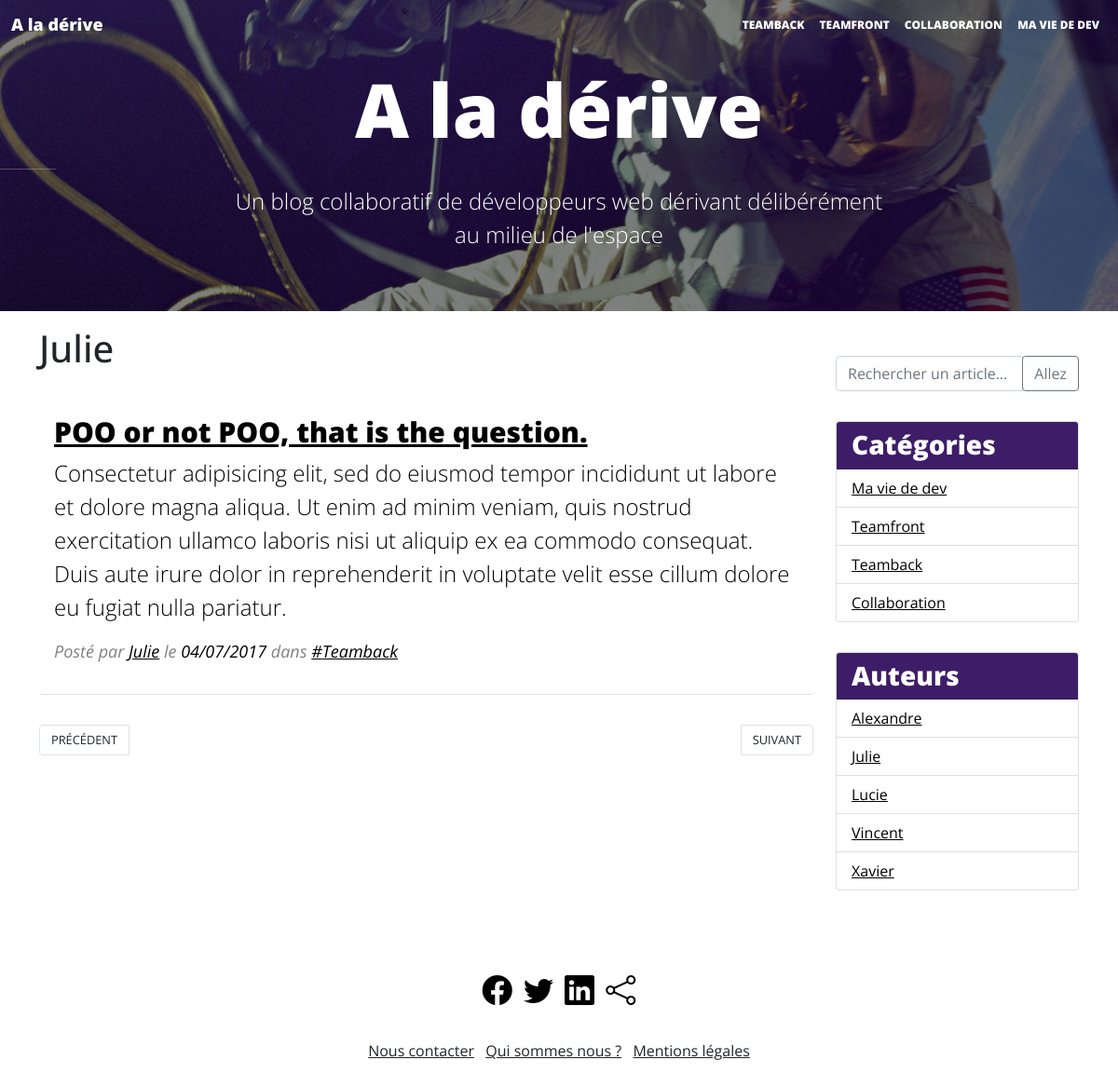
Screenshot of /php/index.php?page=author&id=2 with the database file from the repository.
### tables this page shows
CREATE TABLE `author` (
  `id` int(10) UNSIGNED NOT NULL,
  `name` varchar(64) NOT NULL,
  `image` varchar(255) DEFAULT NULL,
  `email` varchar(255) DEFAULT NULL
);

CREATE TABLE `post` (
  `id` int(10) UNSIGNED NOT NULL,
  `author_id` int(10) UNSIGNED NOT NULL,
  `category_id` int(10) UNSIGNED NOT NULL,
  `title` varchar(64) NOT NULL,
  `resume` varchar(255) NOT NULL,
  `content` text NOT NULL,
  `published_date` datetime NOT NULL,
  `views` mediumint(8) UNSIGNED NOT NULL DEFAULT '0'
);

CREATE TABLE `category` (
  `id` int(10) UNSIGNED NOT NULL,
  `name` varchar(32) NOT NULL,
  `position` int(10) UNSIGNED NOT NULL DEFAULT '0'
);

### php/index.php (called while the page is built, shortened)
<?php
require __DIR__ . '/inc/classes/Article.php';
require __DIR__ . '/inc/classes/Category.php';
require __DIR__ . '/inc/classes/Author.php';
require __DIR__ . '/inc/data_from_db.php';
$pageToDisplay = 'home';
if (isset($_GET['page']) && $_GET['page'] !== '') {
    $pageToDisplay = $_GET['page'];
}
if ($pageToDisplay === 'home') {
    $articlesList = $dataArticlesList;
} else if ($pageToDisplay === 'author') {
    $idAuthor = filter_input(INPUT_GET, 'id', FILTER_VALIDATE_INT);
    $authorData = $dataAuthorsList[$idAuthor];
    $articlesList = [];
    foreach ($dataArticlesList as $indexArticle => $article) {
        if ($article->author == $authorData->name) {
            $articlesList[$indexArticle] = $article ;
        }
    }
} else if ($pageToDisplay === 'category') {
    $idCategory = filter_input(INPUT_GET, 'id', FILTER_VALIDATE_INT);
    $categoryData = $dataCategoriesList[$idCategory];
    $articlesList = [];
    $articlesList = $categoryData->getArticles($dataArticlesList);
}
require __DIR__ . '/inc/templates/header.tpl.php';
require __DIR__ . '/inc/templates/' . $pageToDisplay . '.tpl.php';
require __DIR__ . '/inc/templates/footer.tpl.php';

### php/inc/data_from_db.php (called while the page is built)
<?php
$dsn = 'mysql:dbname=oblog;host=localhost;charset=UTF8' ;
$user = 'oblog' ;
$password = 'oblog' ;
try {
    $pdoDBConnexion = new PDO($dsn, $user, $password, [
        PDO::ATTR_ERRMODE => PDO::ERRMODE_WARNING
    ]);
} catch (PDOException $exception) {
    exit("Site temporairement non disponible");
}
$dataCategoriesList = [];
$sql = "SELECT * FROM category" ;
$pdoStatement = $pdoDBConnexion->query($sql);
while ($row = $pdoStatement->fetch(PDO::FETCH_ASSOC)) {
    $idCategory = $row["id"];
    $nameCategory = $row["name"];
    $dataCategoriesList[$idCategory] = new Category($nameCategory);
}
$dataAuthorsList = [];
$sql = "SELECT * FROM author ORDER BY name" ;
$pdoStatement = $pdoDBConnexion->query($sql);
while ($row = $pdoStatement->fetch(PDO::FETCH_ASSOC)) {
    $idAuthor = $row["id"];
    $nameAuthor = $row["name"];
    $dataAuthorsList[$idAuthor] = new Author($nameAuthor);
}
$dataArticlesList = [];
$sql = 'SELECT * FROM post';
$pdoStatement = $pdoDBConnexion->query($sql);
$resultsPosts = $pdoStatement->fetchAll(PDO::FETCH_ASSOC);
foreach ($resultsPosts as $post) {
    $id = $post['id'];
    $idAuthor = $post["author_id"] ;
    $author = $dataAuthorsList[$idAuthor];
    $nameAuthor = $author->name;
    $idCategory = $post["category_id"];
    $category = $dataCategoriesList[$idCategory];
    $nameCategory = $category->name;
    $dataArticlesList[$id] = new Article(
        $post["title"],
        $post["content"],
        $nameAuthor,
        $post["published_date"],
        $nameCategory
    );
}

### php/inc/classes/Author.php (called while the page is built, shortened)
<?php
class Author
{
    public function __construct($name = "")
    {
        $this->name = $name;
    }
}

### php/inc/classes/Category.php (called while the page is built, shortened)
<?php
class Category
{
    public function __construct($name = "")
    {
        $this->name = $name;
    }
}

### php/inc/classes/Article.php (called while the page is built, shortened)
<?php
class Article
{
    public $date;
    public function __construct($title = '', $content = '', $author = '', $date = '', $category = '')
    {
        $this->title = $title;
        $this->content = $content;
        $this->author = $author;
        $this->date = $date;
        $this->category = $category;
    }
    public function getDateFr()
    {
        return date('d/m/Y', strtotime($this->date));
    }
}

### php/inc/templates/nav-right.tpl.php (the view)
<aside class="col-lg-3">
    <div class="input-group mb-3">
        <input type="text" class="form-control" placeholder="Rechercher un article..." aria-label="Rechercher un article..." aria-describedby="basic-addon2">
        <div class="input-group-append">
            <button class="btn btn-outline-secondary" type="button">Allez</button>
        </div>
    </div>
    <div class="card">
        <h3 class="card-header">Catégories</h3>
        <ul class="list-group list-group-flush">
            <?php foreach($dataCategoriesList as $indexCategory => $category): ?>
            <li class="list-group-item">
                <a href="index.php?page=category&id=<?php echo $indexCategory ; ?>">
                    <?php echo $category->name ; ?>
                </a>
            </li>
            <?php endforeach; ?>
        </ul>
    </div>
    <div class="card">
        <h3 class="card-header">Auteurs</h3>
        <ul class="list-group list-group-flush">
            <?php foreach ($dataAuthorsList as $indexAuthor => $author) : ?>
            <li class="list-group-item"><a href="index.php?page=author&id=<?php echo $indexAuthor ; ?>"><?php echo $author->name ; ?></a></li>
            <?php endforeach; ?>
        </ul>
    </div>
</aside>

### php/inc/templates/author.tpl.php
<div class="container">
    <div class="row">
        <main class="col-lg-9">
            <h1><?php echo $authorData->name ; ?></h1>
            <?php foreach ($articlesList as $articleId => $articleObject) : ?>
                <article class="card">
                    <div class="card-body">
                        <h2 class="card-title"><a href="index.php?page=article&id=<?= $articleId ?>"><?= $articleObject->title ?></a></h2>
                        <p class="card-text"><?= $articleObject->content ?></p>
                        <p class="infos">
                            Posté par <a href="#" class="card-link"><?php echo $articleObject->author ; ?></a> le <time datetime="<?php echo $articleObject->date ; ?>"><?php echo $articleObject->getDateFr() ; ?></time> dans <a href="#" class="card-link">#<?php echo $articleObject->category ; ?></a>
                        </p>
                    </div>
                </article>
            <?php endforeach; ?>
            <nav aria-label="Page navigation example">
                <ul class="pagination justify-content-between">
                    <li class="page-item"><a class="page-link" href="#"><i class="fa fa-arrow-left"></i> Précédent</a></li>
                    <li class="page-item"><a class="page-link" href="#">Suivant <i class="fa fa-arrow-right"></i></a></li>
                </ul>
            </nav>
        </main>
        <?php require 'nav-right.tpl.php'; ?>
    </div>

### php/css/blog.css (style rules this page uses)
body { font-family: 'Open Sans', sans-serif; }
article.card { margin: 2em 0; border: 0; border-bottom: 1px solid rgba(0,0,0,.125); }
article h2 { font-size: 30px; font-weight: 800; }
article p.card-text { font-size: 24px; font-weight: 300; }
article div { font-size: 18px; font-weight: 400; color: black; }
article a, article time { color: black; }
article .infos { font-style: italic; color: grey; }
.page-link { text-transform: uppercase; color: inherit; font-size: 0.8em; }
aside { display: none; padding: 2em 0; }
@media (min-width:992px) { .card-header { background: #3d1d67; color: white; font-weight: 800; } }
@media (min-width:992px) { .card a { color: black; } }
@media (min-width:992px) { .card { margin: 2em 0; } }
@media (min-width:992px) { aside { display: block; } }

### rows the page displays
author: name "Julie"
post: title "POO or not POO, that is the question.", content "Consectetur adipisicing elit, sed do eiusmod tempor incididunt ut labore et dolore magna aliqua. Ut enim ad minim veniam, quis nostrud exercitation ullamco laboris nisi ut aliquip ex ea commodo consequat. Duis aute irure dolor in reprehenderit in voluptate velit esse cillum dolore eu fugiat nulla pariatur.", author.name "Julie", published_date "04/07/2017", category.name "Teamback"
category: name "Ma vie de dev"
category: name "Teamfront"
category: name "Teamback"
category: name "Collaboration"
author: name "Alexandre"
author: name "Lucie"
author: name "Vincent"
author: name "Xavier"
